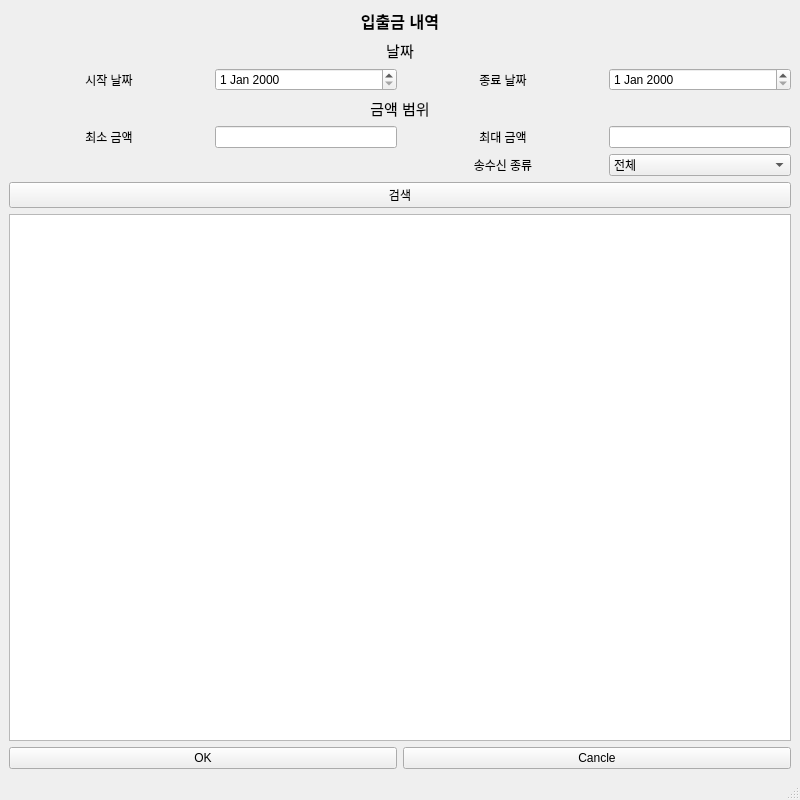
<?xml version="1.0" encoding="UTF-8"?>
<ui version="4.0">
 <class>AdminHistoryWindow</class>
 <widget class="QMainWindow" name="AdminHistoryWindow">
  <property name="geometry">
   <rect>
    <x>0</x>
    <y>0</y>
    <width>800</width>
    <height>800</height>
   </rect>
  </property>
  <property name="windowTitle">
   <string>MainWindow</string>
  </property>
  <widget class="QWidget" name="centralwidget">
   <layout class="QVBoxLayout" name="verticalLayout">
    <item>
     <layout class="QGridLayout" name="gridLayout">
      <item row="3" column="3">
       <widget class="QLabel" name="label_5">
        <property name="minimumSize">
         <size>
          <width>200</width>
          <height>0</height>
         </size>
        </property>
        <property name="text">
         <string>종료 날짜</string>
        </property>
        <property name="alignment">
         <set>Qt::AlignmentFlag::AlignCenter</set>
        </property>
       </widget>
      </item>
      <item row="6" column="0" colspan="5">
       <widget class="QLabel" name="label_6">
        <property name="font">
         <font>
          <pointsize>11</pointsize>
         </font>
        </property>
        <property name="text">
         <string>금액 범위</string>
        </property>
        <property name="alignment">
         <set>Qt::AlignmentFlag::AlignCenter</set>
        </property>
       </widget>
      </item>
      <item row="0" column="0" colspan="5">
       <widget class="QLabel" name="label">
        <property name="font">
         <font>
          <pointsize>12</pointsize>
          <bold>true</bold>
         </font>
        </property>
        <property name="text">
         <string>입출금 내역</string>
        </property>
        <property name="alignment">
         <set>Qt::AlignmentFlag::AlignCenter</set>
        </property>
       </widget>
      </item>
      <item row="7" column="3">
       <widget class="QLabel" name="label_8">
        <property name="text">
         <string>최대 금액</string>
        </property>
        <property name="alignment">
         <set>Qt::AlignmentFlag::AlignCenter</set>
        </property>
       </widget>
      </item>
      <item row="11" column="0" colspan="5">
       <widget class="QTableWidget" name="tableWidget"/>
      </item>
      <item row="3" column="0" colspan="2">
       <widget class="QLabel" name="label_4">
        <property name="minimumSize">
         <size>
          <width>200</width>
          <height>0</height>
         </size>
        </property>
        <property name="text">
         <string>시작 날짜</string>
        </property>
        <property name="alignment">
         <set>Qt::AlignmentFlag::AlignCenter</set>
        </property>
       </widget>
      </item>
      <item row="10" column="0" colspan="5">
       <widget class="QPushButton" name="pushButton_3">
        <property name="text">
         <string>검색</string>
        </property>
       </widget>
      </item>
      <item row="1" column="0" colspan="5">
       <widget class="QLabel" name="label_3">
        <property name="font">
         <font>
          <pointsize>11</pointsize>
         </font>
        </property>
        <property name="text">
         <string>날짜</string>
        </property>
        <property name="alignment">
         <set>Qt::AlignmentFlag::AlignCenter</set>
        </property>
       </widget>
      </item>
      <item row="7" column="4">
       <widget class="QLineEdit" name="lineEdit_4"/>
      </item>
      <item row="7" column="2">
       <widget class="QLineEdit" name="lineEdit_3"/>
      </item>
      <item row="7" column="0" colspan="2">
       <widget class="QLabel" name="label_7">
        <property name="text">
         <string>최소 금액</string>
        </property>
        <property name="alignment">
         <set>Qt::AlignmentFlag::AlignCenter</set>
        </property>
       </widget>
      </item>
      <item row="9" column="4">
       <widget class="QComboBox" name="comboBox">
        <property name="layoutDirection">
         <enum>Qt::LayoutDirection::LeftToRight</enum>
        </property>
        <property name="sizeAdjustPolicy">
         <enum>QComboBox::SizeAdjustPolicy::AdjustToContents</enum>
        </property>
        <item>
         <property name="text">
          <string>전체</string>
         </property>
        </item>
        <item>
         <property name="text">
          <string>송금</string>
         </property>
        </item>
        <item>
         <property name="text">
          <string>입금</string>
         </property>
        </item>
       </widget>
      </item>
      <item row="9" column="3">
       <widget class="QLabel" name="label_2">
        <property name="text">
         <string>송수신 종류</string>
        </property>
        <property name="alignment">
         <set>Qt::AlignmentFlag::AlignCenter</set>
        </property>
       </widget>
      </item>
      <item row="3" column="2">
       <widget class="QDateEdit" name="dateEdit"/>
      </item>
      <item row="3" column="4">
       <widget class="QDateEdit" name="dateEdit_2"/>
      </item>
      <item row="12" column="3" colspan="2">
       <widget class="QPushButton" name="pushButton_2">
        <property name="text">
         <string>Cancle</string>
        </property>
       </widget>
      </item>
      <item row="12" column="0" colspan="3">
       <widget class="QPushButton" name="pushButton">
        <property name="text">
         <string>OK</string>
        </property>
       </widget>
      </item>
     </layout>
    </item>
   </layout>
  </widget>
  <widget class="QMenuBar" name="menubar">
   <property name="geometry">
    <rect>
     <x>0</x>
     <y>0</y>
     <width>800</width>
     <height>22</height>
    </rect>
   </property>
  </widget>
  <widget class="QStatusBar" name="statusbar"/>
 </widget>
 <resources/>
 <connections/>
</ui>
